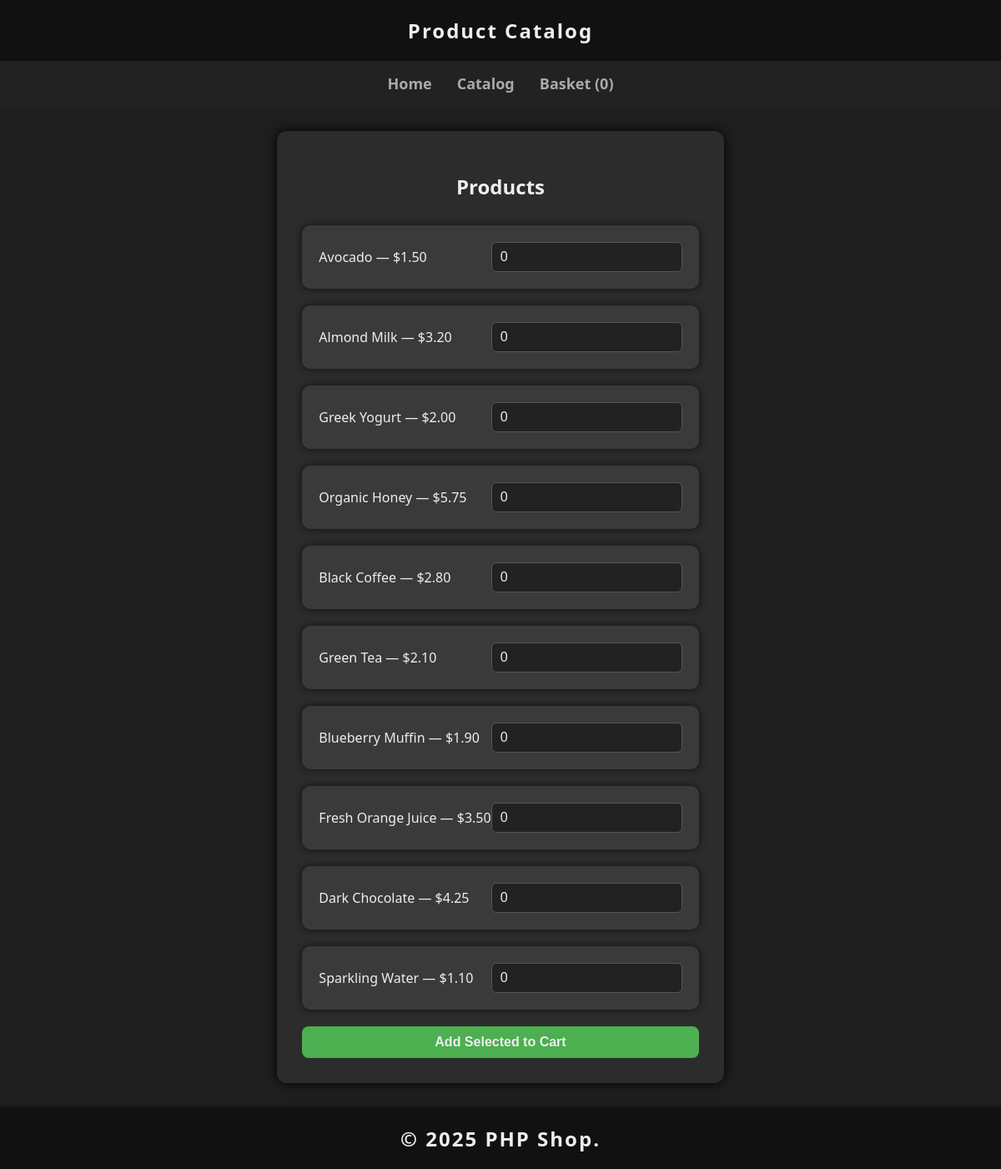
The page /product.php on the database its author committed.
### tables this page shows
CREATE TABLE products (
    id INTEGER PRIMARY KEY AUTOINCREMENT,
    name TEXT NOT NULL,
    cost REAL NOT NULL
);

### product.php (the view, shortened to what this page needs)
<?php
require_once 'db.php';
$products = $pdo->query("SELECT * FROM products")->fetchAll(PDO::FETCH_ASSOC);
$countStmt = $pdo->query("SELECT COUNT(*) FROM cart");
$cartCount = $countStmt->fetchColumn();
?>
<!DOCTYPE html>
<html lang="en">
<head>
<link rel="stylesheet" href="style.css">
</head>
<body>
<header>Product Catalog</header>
<nav>
  <a href="index.php">Home</a>
  <a href="product.php">Catalog</a>
  <a href="cart.php">Basket (<?= $cartCount ?>)</a>
</nav>
<main>
<h2>Products</h2>
<form method="post">
  <div class="products-list">
    <?php foreach ($products as $product): ?>
    <div class="product-item">
      <div><?= htmlspecialchars($product['name']) ?> — $<?= number_format($product['cost'], 2) ?></div>
      <input type="number" name="quantity[]" min="0" value="0">
    </div>
    <?php endforeach; ?>
  </div>
  <button type="submit">Add Selected to Cart</button>
</form>
</main>
<footer>© <?= date('Y') ?> PHP Shop.</footer>
</body>
</html>

### style.css (style rules this page uses)
* { box-sizing: border-box; }
body { margin: 0; padding: 0; font-family: 'Segoe UI', Tahoma, Geneva, Verdana, sans-serif; background: #1f1f1f; color: #eee; display: flex; flex-direction: column; min-height: 100vh; }
header, footer { background: #111; padding: 20px; text-align: center; font-size: 24px; font-weight: 700; letter-spacing: 2px; box-shadow: 0 2px 10px #000; }
nav { display: flex; justify-content: center; gap: 30px; background: #222; padding: 15px 0; }
nav a { color: #aaa; text-decoration: none; font-weight: 600; font-size: 18px; }
main { max-width: 800px; margin: 30px auto; background: #2c2c2c; padding: 30px; border-radius: 12px; box-shadow: 0 0 15px #000; flex-grow: 1; }
h1, h2 { text-align: center; margin-bottom: 30px; }
.products-list { display: flex; flex-direction: column; gap: 20px; }
.product-item { background: #3a3a3a; border-radius: 10px; padding: 20px; box-shadow: 0 0 8px #111; display: flex; justify-content: space-between; align-items: center; }
input[type="text"], input[type="number"], input[type="email"], select, textarea { background: #222; border: 1px solid #555; border-radius: 6px; padding: 8px 10px; color: #eee; font-size: 16px; outline: none; transition: border-color 0.3s; }
button { background-color: #4caf50; border: none; padding: 10px 20px; color: #eee; font-weight: 700; font-size: 16px; border-radius: 8px; cursor: pointer; transition: background-color 0.25s ease; }
form { display: flex; flex-direction: column; gap: 20px; }

### rows shown on the page
products: name "Avocado", cost "1.50"
products: name "Almond Milk", cost "3.20"
products: name "Greek Yogurt", cost "2.00"
products: name "Organic Honey", cost "5.75"
products: name "Black Coffee", cost "2.80"
products: name "Green Tea", cost "2.10"
products: name "Blueberry Muffin", cost "1.90"
products: name "Fresh Orange Juice", cost "3.50"
products: name "Dark Chocolate", cost "4.25"
products: name "Sparkling Water", cost "1.10"

### other values the page prints
$cartCount "0"
